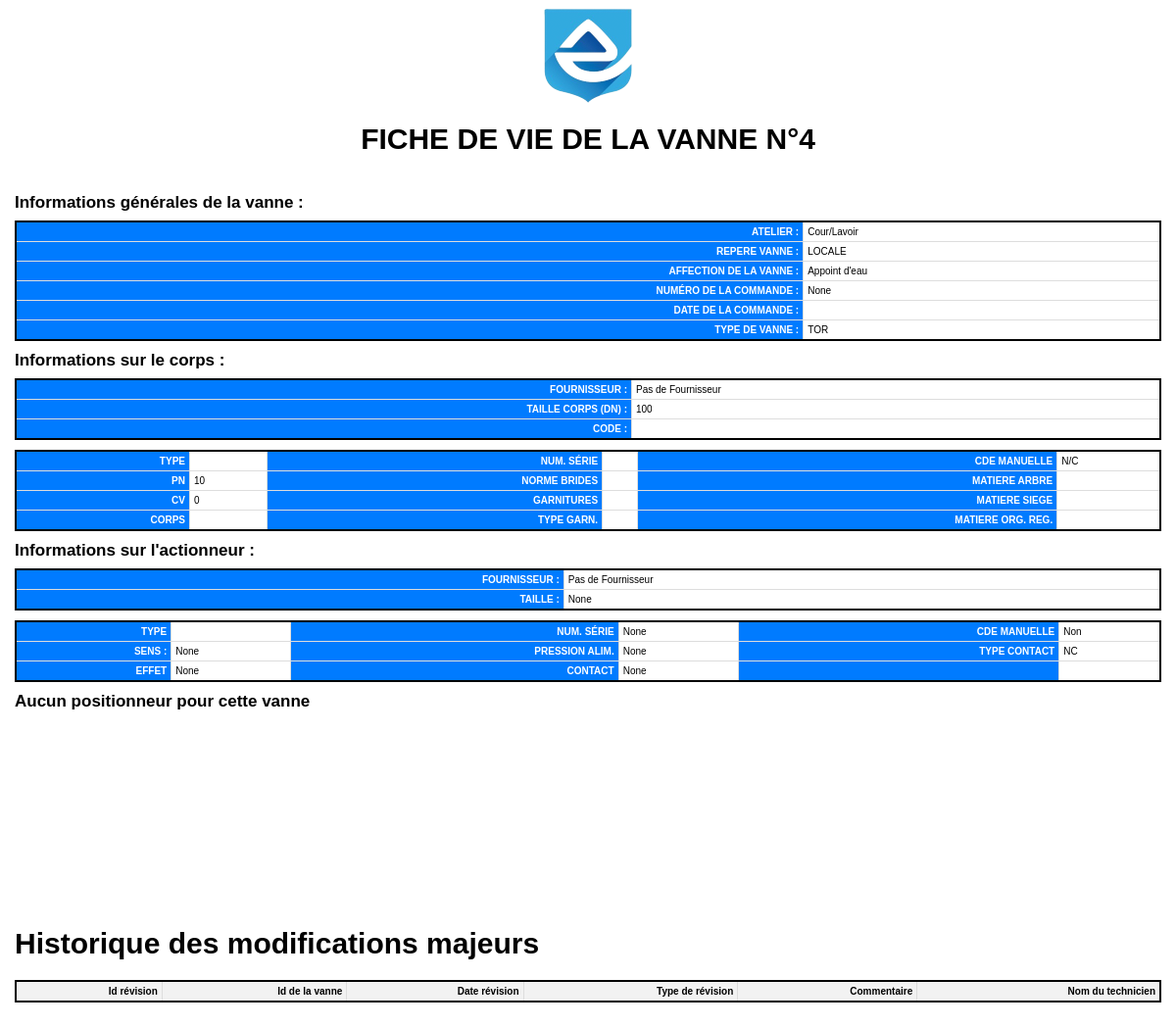
Page /vanne/4/print on the earlier database version.
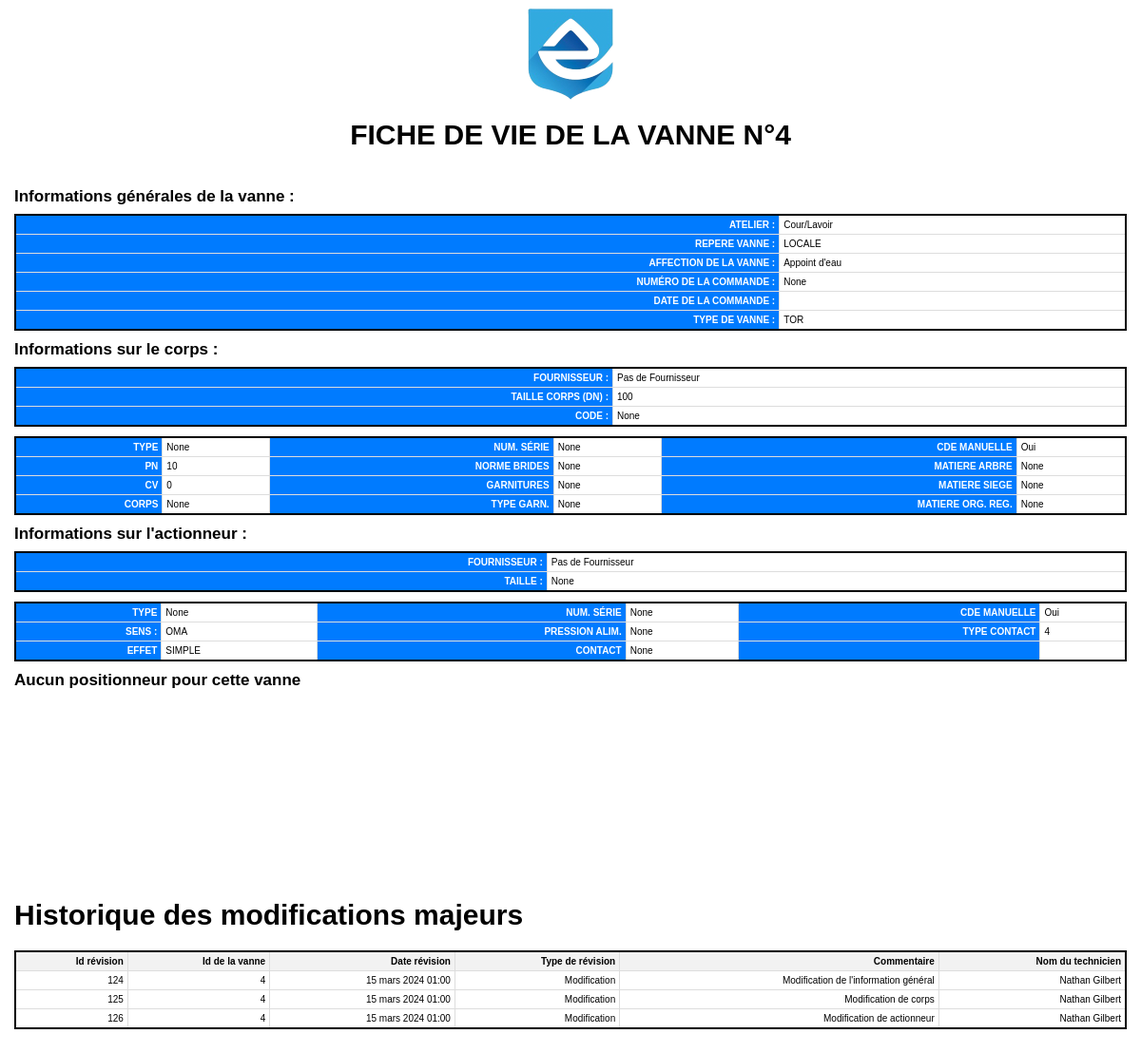
Same page on the later database version.
### appliVanne/models.py (models this page shows)
class Vanne(models.Model):
    class Meta:
        db_table = 'VANNES'
    id_vanne = models.AutoField(primary_key=True, unique=True, verbose_name="ID de la vanne")
    id_atelier = models.ForeignKey('ATELIER', to_field='id_atelier', on_delete=models.CASCADE, null=True, verbose_name="ID de l'atelier")
    repere_vanne = models.CharField(max_length=255, null=True, blank=True, verbose_name="Repère de la vanne")
    affectation_vanne = models.CharField(max_length=255, null=True, blank=True, verbose_name="Affectation de la vanne")
    machine_vanne = models.CharField(max_length=255, null=True, blank=True, verbose_name="Machine de la vanne")
    numero_commande = models.CharField(max_length=20, null=True, blank=True, verbose_name="Numéro de commande")
    id_actionneur = models.ForeignKey('ACTIONNEUR', to_field='id_actionneur', on_delete=models.CASCADE, null=True, verbose_name="ID de l'actionneur")
    id_corps = models.ForeignKey('CORPS', to_field='id_corps', on_delete=models.CASCADE, null=True, verbose_name="ID du corps")
    id_positionneur = models.ForeignKey('POSITIONNEUR', to_field='id_positionneur', on_delete=models.CASCADE, null=True, blank=True, verbose_name="ID du positionneur")
    id_fournisseur_vannes = models.ForeignKey('FOURNISSEUR', to_field='id_fournisseur', on_delete=models.CASCADE, default=0, null=True, verbose_name="ID du fournisseur de vannes")
    type_vannes = models.CharField(max_length=255, null=True, blank=True, verbose_name="Type de vannes")
    organe_reglant = models.CharField(max_length=255, null=True, blank=True, verbose_name="Organe réglant")
    freq_revision = models.IntegerField(null=True, blank=True, verbose_name="Fréquence de révision")
    derniere_revision = models.IntegerField(null=True, blank=True, verbose_name="Date de la dernière révision")
    voir_en = models.IntegerField(null=True, blank=True, verbose_name="Date de la prochaine révision")
    en_service_vanne = models.IntegerField(default=1, blank=True, verbose_name="En service")
    date_commande = models.DateField(null=True, blank=True, verbose_name="Date de la commande")
    tracker = FieldTracker()

class ACTIONNEUR(models.Model):
    class Meta:
        db_table = 'ACTIONNEUR'
    id_actionneur = models.AutoField(primary_key=True, unique=True, verbose_name="ID de l'actionneur")
    id_fournisseur = models.ForeignKey('FOURNISSEUR', to_field='id_fournisseur', on_delete=models.CASCADE, verbose_name="ID du fournisseur")
    num_serie_actionneur = models.CharField(max_length=255, null=True, blank=True, verbose_name="Numéro de série de l'actionneur")
    type_actionneur = models.CharField(max_length=255, null=True, blank=True, verbose_name="Type de l'actionneur")
    taille_actionneur = models.CharField(max_length=255, null=True, blank=True, verbose_name="Taille de l'actionneur")
    type_contact_actionneur = models.CharField(max_length=255, null=True, blank=True, verbose_name="Type de contact de l'actionneur")
    pression_alimentation = models.CharField(max_length=255, null=True, blank=True, verbose_name="Pression d'alimentation de l'actionneur")
    sens_actionneur = models.CharField(max_length=255, null=True, blank=True, verbose_name="Sens de l'actionneur")
    contact_ouv_ferm_actionneur = models.CharField(max_length=255, null=True, blank=True, verbose_name="Contact ouverture/fermeture de l'actionneur")
    actionneur_simpl_double_effet = models.CharField(max_length=255, null=True, blank=True, verbose_name="Actionneur simple/double effet")
    commande_manuel = models.CharField(max_length=255, null=True, blank=True, verbose_name="Commande manuelle de l'actionneur")
    tracker = FieldTracker()

class ATELIER(models.Model):
    class Meta:
        db_table = 'ATELIER'
    id_atelier = models.AutoField(primary_key=True, unique=True, verbose_name="ID de l'atelier")
    nom_atelier = models.CharField(max_length=45, default='a remplir', unique=True, verbose_name="Nom de l'atelier")

class CORPS(models.Model):
    class Meta:
        db_table = 'CORPS'
    id_corps = models.AutoField(primary_key=True, unique=True, verbose_name="ID du corps")
    id_fournisseur = models.ForeignKey('FOURNISSEUR', to_field='id_fournisseur', on_delete=models.CASCADE, verbose_name="ID du fournisseur")
    type_corps = models.CharField(max_length=255,null=True, blank=True, verbose_name="Type de corps")
    num_serie_corps = models.CharField(max_length=255,null=True, blank=True, verbose_name="Numéro de série du corps")
    dn_corps = models.CharField(max_length=255,null=True, blank=True, verbose_name="DN du corps")
    pn_corps = models.CharField(max_length=255,null=True, blank=True, verbose_name="PN du corps")
    cv_corps = models.CharField(max_length=255,null=True, blank=True, verbose_name="CV du corps")
    norme_bride_corps = models.CharField(max_length=255,null=True, blank=True, verbose_name="Norme de bride du corps")
    code_corps = models.CharField(max_length=255,null=True, blank=True, verbose_name="Code du corps")
    matiere_arbre_corps = models.CharField(max_length=255,null=True, blank=True, verbose_name="Matière de l'arbre du corps")
    matiere_siege_corps = models.CharField(max_length=255,null=True, blank=True, verbose_name="Matière du siège du corps")
    matiere_org_reglant_corps = models.CharField(max_length=255,null=True, blank=True, verbose_name="Matière de l'organe réglant du corps")
    corps_corps = models.CharField(max_length=255,null=True, blank=True, verbose_name="Corps du corps")
    matiere_garnitures_corps = models.CharField(max_length=255,null=True, blank=True, verbose_name="Matière des garnitures du corps")
    type_garniture_corps = models.CharField(max_length=255,null=True, blank=True, verbose_name="Type de garniture du corps")
    tracker = FieldTracker()

class FOURNISSEUR(models.Model):
    class Meta:
        db_table = 'FOURNISSEUR'
    id_fournisseur = models.AutoField(primary_key=True, unique=True, verbose_name="ID du fournisseur")
    nom_fournisseur = models.CharField(max_length=255, verbose_name="Nom du fournisseur")
    email_fournisseur = models.EmailField(verbose_name="Adresse e-mail du fournisseur")
    tel_fournisseur = models.CharField(max_length=255, verbose_name="Numéro de téléphone du fournisseur")

class REVISON(models.Model):
    class Meta:
        db_table = 'REVISION'
    id_revision = models.AutoField(primary_key=True, unique=True, verbose_name="ID de la révision")
    id_revision_vanne =  models.IntegerField(null=True, blank=True, default=0, verbose_name="ID de la révision de la vanne")
    rev_id_vanne = models.IntegerField(null=True, blank=True, default=0, verbose_name="ID de la vanne")
    date_revision = models.DateTimeField(null=True, blank=True, verbose_name="Date de la révision")
    type_revision = models.CharField(max_length=255, null=True, blank=True, default='Aucun type', verbose_name="Type de révision")
    commentaire_revision = models.CharField(max_length=255, null=True, blank=True, default='Aucun commentaire', verbose_name="Commentaire de révision")
    detail_commentaire = models.CharField( max_length=1500000,null=True, blank=True, default='Aucun détail', verbose_name="Détail de révision")
    nom_technicien = models.CharField(max_length=255, null=True, blank=True, default='Aucun technicien', verbose_name="Nom du technicien")
    ajout_revision = models.CharField(max_length=255, null=True, blank=True, default='AUTO', verbose_name="Ajout de révision")

### appliVanne/views.py (the view)
# urls.py: path('vanne/<int:id_vanne>/print', views.printer, name='print'),
def printer(request, id_vanne):
    vanne = Vanne.objects.get(id_vanne=id_vanne)
    infoRev = REVISON.objects.filter(rev_id_vanne=id_vanne).order_by('-date_revision')[:45]
    return render(request, "appliVanne/print.html", {"vanne": vanne, "listeRev":infoRev })

### appliVanne/templates/appliVanne/print.html (shortened to what the changed rows need)
{% load static %}
<div id="infoFiche" style="text-align: center;" >
  <img src="{% static 'appliVanne/IMG/logoSimple.png' %}" alt="logo" style="width: 100px; height: 100px; display: block; margin-left: auto; margin-right: auto;">
  <h1> FICHE DE VIE DE LA VANNE N°{{vanne.id_vanne}}</h1>
</div>
<div id="tableauGeneral">
  <table>
    <tbody>
      <tr class="ligne">
        <td class="debutLigne">ATELIER :</td>
        <td class="ligneFin">{{ vanne.id_atelier.nom_atelier }}</td>
      </tr>
      <tr class="ligne">
        <td class="debutLigne">REPERE VANNE :</td>
        <td class="ligneFin">{{ vanne.repere_vanne }}</td>
      </tr>
      <tr class="ligne">
        <td class="debutLigne">AFFECTION DE LA VANNE :</td>
        <td class="ligneFin">{{ vanne.affectation_vanne }}</td>
      </tr>
      <tr class="ligne">
        <td class="debutLigne">NUMÉRO DE LA COMMANDE :</td>
        <td class="ligneFin">{{ vanne.numero_commande }}</td>
      </tr>
      <tr class="ligne">
        <td class="debutLigne">TYPE DE VANNE :</td>
        <td class="ligneFin">{{ vanne.type_vannes }}</td>
      </tr>
    </tbody>
  </table>
  <table>
    <tbody>
      <tr class="ligne">
        <td class="debutLigne">FOURNISSEUR :</td>
        <td class="ligneFin">
          {{ vanne.id_corps.id_fournisseur.nom_fournisseur }}
        </td>
      </tr>
      <tr class="ligne">
        <td class="debutLigne">TAILLE CORPS (DN) :</td>
        <td class="ligneFin">{{ vanne.id_corps.dn_corps}}</td>
      </tr>
      <tr class="ligne">
        <td class="debutLigne">CODE :</td>
        <td class="ligneFin">{{ vanne.id_corps.code_corps}}</td>
      </tr>
    </tbody>
  </table>
  <table>
    <tbody>
        <tr>
            <td class="debutLigne">TYPE</td>
            <td class="ligneFin">{{vanne.id_corps.type_corps}}</td>
            <td class="debutLigne">NUM. SÉRIE</td>
            <td class="ligneFin">{{vanne.id_corps.num_serie_corps}}</td>
            <td class="debutLigne">CDE MANUELLE</td>
            <td class="ligneFin"> {% if vanne.id_actionneur.commande_manuel == "1"%} Oui {% elif vanne.id_actionneur.commande_manuel is None  %} N/C {% else %} Non {% endif %}</td>
        </tr>
        <tr>
            <td class="debutLigne">PN</td>
            <td class="ligneFin">{{vanne.id_corps.pn_corps}}</td>
            <td class="debutLigne">NORME BRIDES</td>
            <td class="ligneFin">{{vanne.id_corps.norme_bride_corps}}</td>
            <td class="debutLigne">MATIERE ARBRE</td>
            <td class="ligneFin">{{vanne.id_corps.matiere_arbre_corps}}</td>
        </tr>
        <tr>
            <td class="debutLigne">CV</td>
            <td class="ligneFin">{{vanne.id_corps.cv_corps}}</td>
            <td class="debutLigne">GARNITURES</td>
            <td class="ligneFin">{{vanne.id_corps.matiere_garnitures_corps}}</td>
            <td class="debutLigne">MATIERE SIEGE</td>
            <td class="ligneFin">{{vanne.id_corps.matiere_siege_corps}}</td>
        </tr>
        <tr>
            <td class="debutLigne">CORPS</td>
            <td class="ligneFin">{{vanne.id_corps.corps_corps}}</td>
            <td class="debutLigne">TYPE GARN.</td>
            <td class="ligneFin">{{vanne.id_corps.type_garniture_corps}}</td>
            <td class="debutLigne">MATIERE ORG. REG.</td>
            <td class="ligneFin">{{vanne.id_corps.matiere_org_reglant_corps}}</td>
        </tr>
    </tbody>
  </table>
  <table>
    <tbody>
      <tr class="ligne">
        <td class="debutLigne">FOURNISSEUR :</td>
        <td class="ligneFin">
          {{ vanne.id_actionneur.id_fournisseur.nom_fournisseur }}
        </td>
      </tr>
      <tr class="ligne">
        <td class="debutLigne">TAILLE :</td>
        <td class="ligneFin">{{ vanne.id_actionneur.taille_actionneur}}</td>
      </tr>
    </tbody>
  </table>
  <table>
    <tbody>
        <tr>
            <td class="debutLigne">TYPE</td>
            <td class="ligneFin">{{vanne.id_corps.type_corps}}</td>
            <td class="debutLigne">NUM. SÉRIE</td>
            <td class="ligneFin">{{vanne.id_actionneur.num_serie_actionneur}}</td>
            <td class="debutLigne">CDE MANUELLE</td>
            <td class="ligneFin"> {% if vanne.id_actionneur.commande_manuel == "1"%} Oui {% else %} Non {% endif %}
          </td>
                    </tr>
        <tr>
            <td class="debutLigne">SENS : </td>
            <td class="ligneFin">{{vanne.id_actionneur.sens_actionneur}}</td>
            <td class="debutLigne">PRESSION ALIM.</td>
            <td class="ligneFin">{{vanne.id_actionneur.pression_alimentation}}</td>
            <td class="debutLigne">TYPE CONTACT </td>
            <td class="ligneFin">{{vanne.id_actionneur.type_contact_actionneur}}</td>
        </tr>
        <tr>
            <td class="debutLigne">EFFET </td>
            <td class="ligneFin">{{vanne.id_actionneur.actionneur_simpl_double_effet}}</td>
            <td class="debutLigne">CONTACT</td>
            <td class="ligneFin">{{vanne.id_actionneur.contact_ouv_ferm_actionneur}}</td>
            <td class="debutLigne"></td>
            <td class="ligneFin"></td>
        </tr>
    </tbody>
  </table>
<h1>Historique des modifications majeurs</h1>
<table class="table table-striped  historique-modifications">
  <thead>
    <tr>
      <th scope="col"> Id révision</a></th>
      <th scope="col"> Id de la vanne</th>
      <th scope="col"> Date révision </a></th>
      <th scope="col">Type de révision </th>
      <th scope="col">Commentaire </th>
      <th scope="col">Nom du technicien</th>
    </tr>
  </thead>
  {% for rev in listeRev %}
    <tr>
      <td>{{ rev.id_revision}}</td>
      <td>{{ rev.rev_id_vanne}}</td>
      <td>{{ rev.date_revision }}</td>
      <td>{{ rev.type_revision }}</td>
      <td>{{ rev.commentaire_revision }}</td>
      <td>{{ rev.nom_technicien}}</td>
    </tr>
  {% endfor %}
</table>
</div>

Differences in the rows shown:
changed Vanne "LOCALE": id_corps.code_corps (not shown) → "None"; id_corps.type_corps (not shown) → "None"; id_corps.num_serie_corps (not shown) → "None"; id_corps.norme_bride_corps (not shown) → "None"; id_corps.matiere_arbre_corps (not shown) → "None"; id_corps.matiere_garnitures_corps (not shown) → "None"; id_corps.matiere_siege_corps (not shown) → "None"; id_corps.corps_corps (not shown) → "None"; id_corps.type_garniture_corps (not shown) → "None"; id_corps.matiere_org_reglant_corps (not shown) → "None"; id_actionneur.sens_actionneur "None" → "OMA"; id_actionneur.type_contact_actionneur "NC" → "4"; id_actionneur.actionneur_simpl_double_effet "None" → "SIMPLE"
added REVISON: id_revision "124", rev_id_vanne "4", date_revision "15 mars 2024 01:00", type_revision "Modification", commentaire_revision "Modification de l'information général", nom_technicien "Nathan Gilbert"
added REVISON: id_revision "125", rev_id_vanne "4", date_revision "15 mars 2024 01:00", type_revision "Modification", commentaire_revision "Modification de corps", nom_technicien "Nathan Gilbert"
added REVISON: id_revision "126", rev_id_vanne "4", date_revision "15 mars 2024 01:00", type_revision "Modification", commentaire_revision "Modification de actionneur", nom_technicien "Nathan Gilbert"
Other differences:
text no longer shown: "N/C Non"
text now shown: "Oui Oui"
